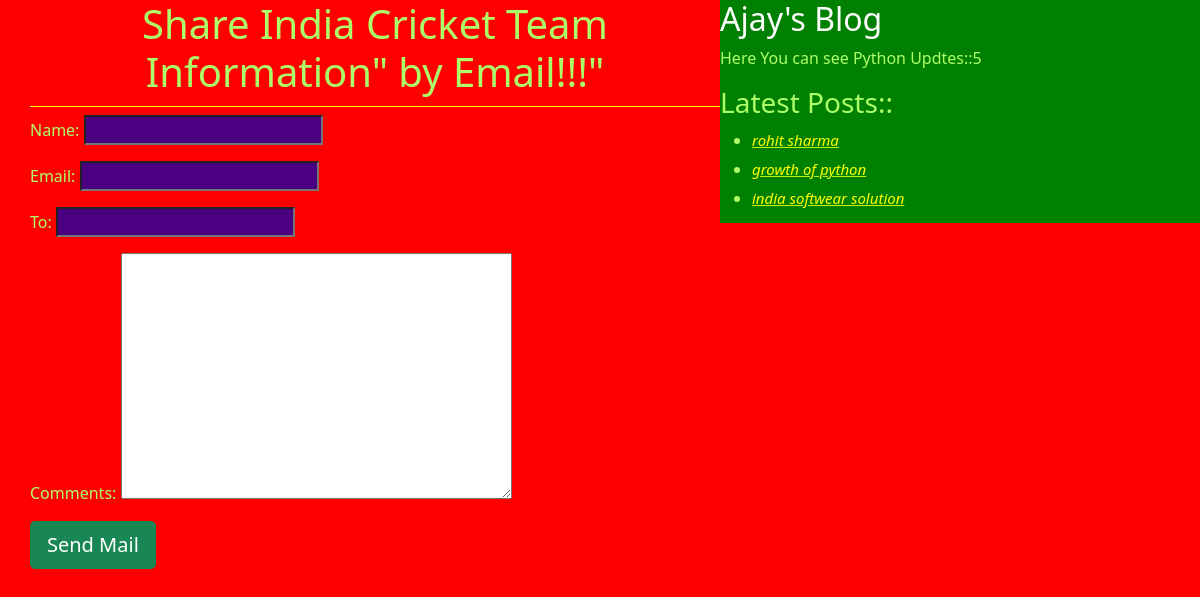
/1/share/, run on the app's committed database.
### bloga/models.py (models this page shows, shortened)
class Post(models.Model):
 STATUS_CHOICES=(('draft','Draft'),('published','Published'))
 title=models.CharField(max_length=256)
 slug=models.SlugField(max_length=264,unique_for_date='publish')
 author=models.ForeignKey(User,related_name='blog_posts',on_delete=models.CASCADE)
 body=models.TextField()
 publish=models.DateTimeField(default=timezone.now)
 created=models.DateTimeField(auto_now_add=True)
 updated=models.DateTimeField(auto_now=True)
 status=models.CharField(max_length=10,choices=STATUS_CHOICES,default='draft')
 objects=CustomManager()
 tags=TaggableManager()
 class Meta:
  ordering=("-publish",)
 def get_absolute_url(self):
  return reverse('post_detail',
       args=[self.publish.year,
       self.publish.strftime('%m'),
       self.publish.strftime('%d'),
       self.slug])

### bloga/views.py (the view)
# urls.py: url(r'^(?P<id>\d+)/share/$',  views.mail_send_view),
def mail_send_view(request,id):
 post=get_object_or_404(Post,id=id,status='published')
 sent=False
 if request.method=='POST':
  form=EmailSendForm(request.POST)
  if form.is_valid():
   cd=form.cleaned_data
   subject='{} ({}) recommends you to read "{}"'.format(cd['name'],cd['email'],post.title)
   post_url=request.build_absolute_uri(post.get_absolute_url())
   message="Read Post At: \n{}\n\n{}\'s Comments:\n{}".format(post_url,cd['name'],cd["comments"])
   send_mail(subject,message,cd['email'],[cd['to']])
   sent=True
 else:
   form=EmailSendForm()
 return render(request,'bloga/sharebymail.html',{'form':form,'post':post,'sent':sent})

### bloga/forms.py
class EmailSendForm(forms.Form):
 name=forms.CharField()
 email=forms.EmailField()
 to=forms.EmailField()
 comments=forms.CharField(required=False,widget=forms.Textarea)

### bloga/models.py (called while the page is built)
      def get_queryset(self):
            return super().get_queryset().filter(status='published')

### bloga/templatetags/blog_tags.py (called while the page is built)
@register.simple_tag
def total_posts():
 return Post.objects.count()

@register.inclusion_tag('bloga/latest_posts123.html')
def show_latest_post():
 latest_posts=Post.objects.order_by('-publish')[:3]
 return {'latest_posts':latest_posts}

### templates/bloga/sharebymail.html (shortened to what this page needs)
<!DOCTYPE html>
 {%extends 'bloga/base.html'%}
 {%block content%}
 {%if sent%}
 <h1>Email Successfully Sent !!!</h1>
 <p>"{{post.title}}" was sent by email</p>
 {%else%}
 <h1>Share {{post.title}}" by Email!!!"</h1>
 <form method="post">
 {{form.as_p}}
 <input type="submit" name="" class='btn btn-lg btn-success' value="Send Mail">
 </form>
 {%endif %}
{%endblock%}

### templates/bloga/latest_posts123.html
<ul>
 {% for post in latest_posts %}
    <li>   <a href="{{post.get_absolute_url}}"><h4>{{post.title}}</h4></a>
    </li>
 {%endfor%}
   </ul>

### static/css/blog.css (style rules this page uses)
h1 { text-align: center; padding-bottom: 10px; border-bottom: 1px solid yellow ; }
h4 { color:yellow; font-size: 15px; font-style: italic; }
body { background-color: red; }
a { color: #bff207; }
body { color: rgb(173, 255, 105); }
input { background-color: indigo; color: ivory; }

### data on the page
Post: title "rohit sharma"
Post: title "growth of python"
Post: title "india softwear solution"
